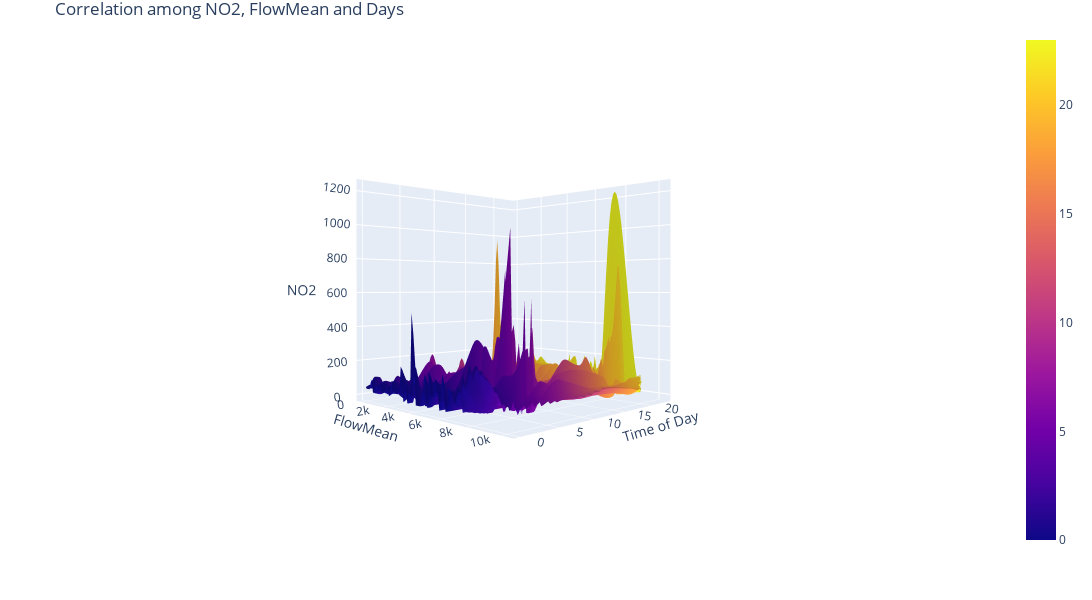

Write notebook code for a chart like this one.
### Code cell
import plotly.graph_objects as go
import numpy as np
from scipy.interpolate import griddata


Y = DataForNO['FlowMean']
X = DataForNO['HourOfDay']
Z = DataForNO['Measurement']

xi = np.linspace(X.min(), X.max(), 100)
yi = np.linspace(Y.min(), Y.max(), 100)
xi, yi = np.meshgrid(xi, yi)
zi = griddata((X, Y), Z, (xi, yi), method='cubic')
zi[zi < 0] = 0
"""

# 使用X和Y的网格坐标计算颜色映射
def calculate_color(x, y):
    return (x + y) / (x.max() + y.max())


color_values = calculate_color(xi, yi)

#only need to let surfacecolor=color_values

"""
fig = go.Figure(data=[go.Surface(z=zi, x=xi, y=yi, surfacecolor=xi)], 
                layout=go.Layout(
                    title='Correlation among NO2, FlowMean and Days',
                    autosize=False,
                    width=1250, height=600,
                    margin=dict(l=30, r=30, b=50, t=30)
                ))


fig.update_layout(scene=dict(
                    xaxis=dict(autorange='reversed', title='Time of Day'),
                    yaxis_title='FlowMean',
                    zaxis_title='NO2',
                    camera=dict(
                        up=dict(x=0, y=0, z=1),
                        center=dict(x=0, y=0, z=0),
                        eye=dict(x=2, y=2, z=0.01)
                    )))

fig.show()

### Figure 1 — Plotly figure (JSON) as saved in the notebook; plotly's stock layout.template omitted (floating-point values rounded to 4 significant figures; data arrays with more than 128 entries replaced by an {"elided": "..."} marker saying what was removed)
{"data": [{"surfacecolor": {"elided": "100x100 float values"}, "type": "surface", "x": {"elided": "100x100 float values"}, "y": {"elided": "100x100 float values"}, "z": {"elided": "100x100 float values"}}], "layout": {"autosize": false, "height": 600, "margin": {"b": 50, "l": 30, "r": 30, "t": 30}, "scene": {"camera": {"center": {"x": 0, "y": 0, "z": 0}, "eye": {"x": 2, "y": 2, "z": 0.01}, "up": {"x": 0, "y": 0, "z": 1}}, "xaxis": {"autorange": "reversed", "title": {"text": "Time of Day"}}, "yaxis": {"title": {"text": "FlowMean"}}, "zaxis": {"title": {"text": "NO2"}}}, "title": {"text": "Correlation among NO2, FlowMean and Days"}, "width": 1250}}
